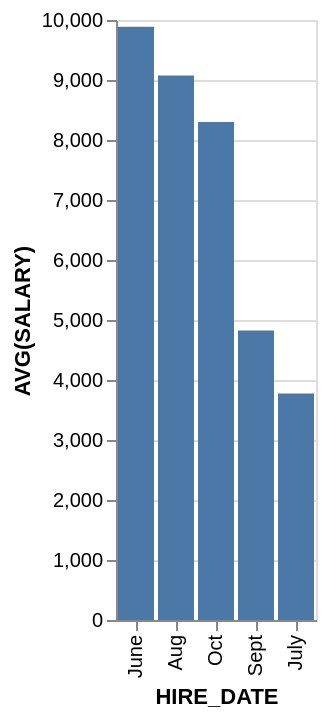

Here is the Vega-Lite specification saved for this chart:
### Vega-Lite specification from a JSON file in a GitHub repository (floating-point values rounded to 4 significant figures)
{"data": {"values": [{"x_data": "June", "y_data": 9886.0}, {"x_data": "Aug", "y_data": 9074.0}, {"x_data": "Oct", "y_data": 8300}, {"x_data": "Sept", "y_data": 4824.0}, {"x_data": "July", "y_data": 3774.0}]}, "mark": "bar", "encoding": {"x": {"field": "x_data", "type": "nominal", "title": "HIRE_DATE", "sort": {"op": "sum", "field": "y_data", "order": "descending"}}, "y": {"field": "y_data", "type": "quantitative", "title": "AVG(SALARY)"}}}
